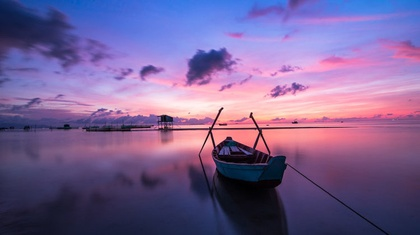
%> input picture copyright-free-images-750x420.jpg, 420 x 235 px, shrunk from 750 x 420 before the run
$ octave Project5.m   (GNU Octave 9; MATLAB toolbox functions it lacks are replaced by stand-ins)
%> lines starting %> are read from the running program, lines starting %| are printed output that depends on the picture; in (x1, y1, x2, y2) boxes, pixels count from 0 and x2, y2 are one past the last pixel; in counts of white or black regions, pixels touching at a corner belong together; the program's own positions count from 1
% Author: Luke Redwine
% Date: 11/20/2022
% Class: ECE 8473 - Digital Image Processing
% Project 5

clc;
clear;
close all;

% Only allow photo files to be selected
file = uigetfile('*.jpg;*.png;*.tif;*.jpeg','Select a File');
%> the answer given: copyright-free-images-750x420.jpg

% Gray the image
grayed_image = double(rgb2gray(imread(file)));
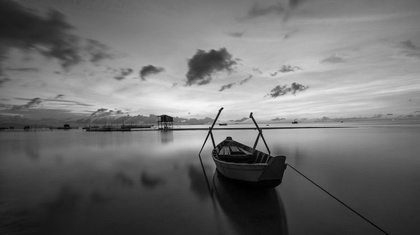
%> grayed_image: size 235x420 double; min 0, max 245, mean 110.1

% Convert the image to a histogram of 1 to 255
raw_hist = hist(grayed_image(:), 255);
%> raw_hist = 255 values, max 724 at index 45, min 0 at index 26, mean 387.1

% Divide each level in the histogram by the sum of the histogram
% in order to normalize it
for i = 1:255
    normalized_hist(i) = raw_hist(i) / sum(raw_hist);

    % If the histogram value is nan, return 0
    if isnan(normalized_hist(i))
        normalized_hist(i) = 0;
    end
end
%> after the loop, normalized_hist = 255 values, max 0.00734 at index 45, min 0 at index 26, mean 0.00392

% Establish the default Qb max rating
OB_MAX = -1;

% Establish the list of Qbs
OB_COL = [];

% Establish the default Threshold
T = -1;

% For each k, 1 to 1 - the length of the histogram
% Determine P1 and P2 and calculate Qb
for k = 1:254

    P1 = 0;
    P2 = 0;

    % Calculate P1 and P2
    for i = 1:255
        if i < k
            P1 = P1 + normalized_hist(i);
        end

        if i > k
            P2 = P2 + normalized_hist(i);
        end
    end

    M1 = 0;
    M2 = 0;

    % Calculate M1 and M2 from the P1 and P2 values
    for i = 1:255

        % If less than current k, calculate M1
        if i < k
            M1 = M1 + ((i * normalized_hist(i)) / P1);
        end

        % If greater than current k, calculate M2
        if i > k
            M2 = M2 + ((i * normalized_hist(i)) / P2);
        end
    end

    % Calculate Qb
    OB = P1 * P2 * (M1 - M2)^2;

    % Append the Qb value to the other Qb values
    OB_COL = [OB_COL, OB];

    % If the newwest Qb value is the maximum, replace QB_MAX with the new
    % values and set the threshold to the current k
    if OB > OB_MAX
        OB_MAX = OB;
        T = k;
    end

end
%> this loop made 254 passes
%> (OB, OB_COL, OB_MAX) on passes 1 to 9: (0, 0, 0), (1.85, [0 1.85], 1.85), (12.11, [0 1.85 12.11], 12.11), (24.89, [0 1.85 12.11 24.89], 24.89), (43.53, [0 1.85 12.11 24.89 43.53], 43.53), (63.48, [0 1.85 12.11 24.89 43.53 63.48], 63.48), (80.21, [0 1.85 12.11 24.89 43.53 63.48 80.21], 80.21), (97.02, [0 1.85 12.11 24.89 43.53 63.48 80.21 97.02], 97.02), (111.3, [0 1.85 12.11 24.89 43.53 63.48 80.21 97.02 111.3], 111.3)
%> (OB, OB_MAX) on passes 11 to 16: (137.9, 137.9), (152.3, 152.3), (167.1, 167.1), (183.8, 183.8), (210.4, 210.4), (234.4, 234.4)
%> after the loop, OB_COL = 254 values, max 2626.4 at index 116, min 0 at index 1, mean 1459.8; OB_MAX = 2626.4; T = 116

% For each pixel in the image, determine if the intensity value is greater
% than or less than the calculated threshold value and assign that pixel to
% be white or black accordingly
for i = 1:size(grayed_image, 1)
    for j = 1:size(grayed_image, 2)
        if grayed_image(i, j) > T
            segmented_image(i, j) = 255;
        else
            segmented_image(i, j) = 0;
        end
    end
end
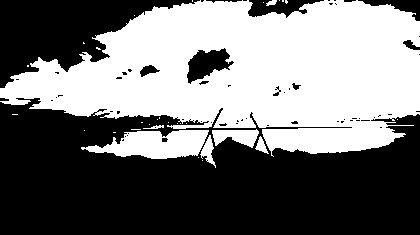
%> segmented_image: size 235x420 double; 46.2% white; 31 white regions (24 under 20 px), largest, box (x1, y1, x2, y2) and area: (0, 0, 420, 157) 42174, (81, 130, 209, 159) 2365, (212, 129, 259, 148) 559

% Display the histogram of the original image with the calculated threshold
% added on
figure()
stem(1:255, raw_hist);
line([T, T], ylim, 'LineWidth', 1, 'Color', 'r');
xlabel("Gray Level");
ylabel("Frequency")
title("Original Image Histogram");
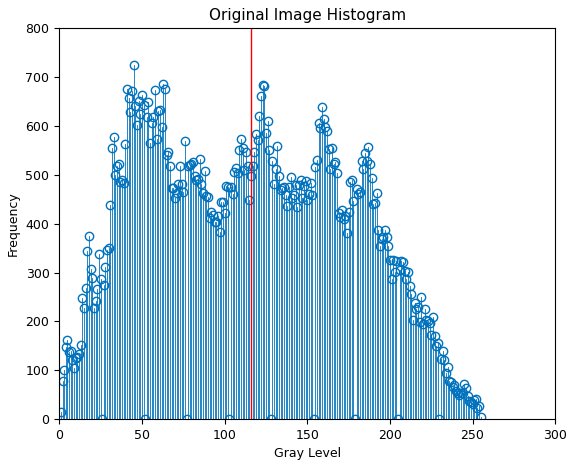
%> figure redrawn from the program's plot data; highest point at x = 45, y = 724

% Display the original image and the segemented image
figure()
subplot(1,2,1);
imshow(grayed_image, []);
title("Original Gray Scale Image (a)");
subplot(1,2,2);
imshow(segmented_image, []);
title("Segmented Image (b)");

% Display the list of calculated Qbs with the calculated threshold added on
figure()
plot(1:254, OB_COL);
line([T, T], ylim, 'LineWidth', 1, 'Color', 'r');
xlabel("k");
ylabel("Sigma");
title("Sigma Qb vs K");
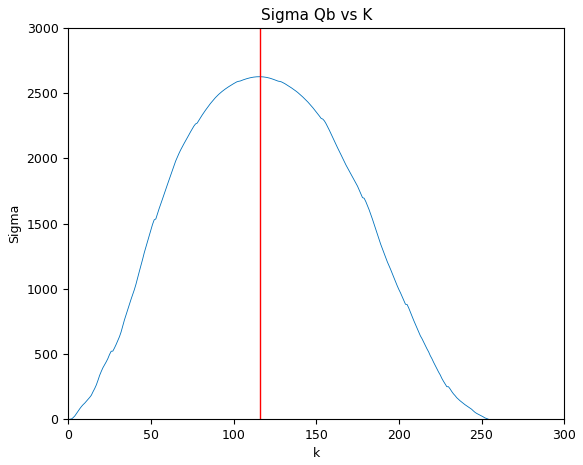
%> figure redrawn from the program's plot data; curve peaks at x = 116, y = 2626.4

$ run again, on bird.jpg
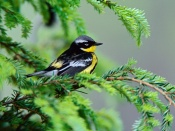
%> input picture bird.jpg, 175 x 131 px
%> raw_hist = 255 values, max 573 at index 163, min 0 at index 11, mean 89.9
%> after the loop `for i = 1:255`: normalized_hist = 255 values, max 0.025 at index 163, min 0 at index 11, mean 0.00392
%> the loop `for k = 1:254` made 254 passes
%> (OB, OB_COL, OB_MAX) on passes 1 to 7: (0, 0, 0), (3.4, [0 3.4], 3.4), (8.43, [0 3.4 8.43], 8.43), (21.67, [0 3.4 8.43 21.67], 21.67), (43.72, [0 3.4 8.43 21.67 43.72], 43.72), (68.77, [0 3.4 8.43 21.67 43.72 68.77], 68.77), (102.2, [0 3.4 8.43 21.67 43.72 68.77 102.2], 102.2)
%> after the loop `for k = 1:254`: OB_COL = 254 values, max 1875.1 at index 118, min 0 at index 1, mean 937.7; OB_MAX = 1875.1; T = 118
%> after the loop `for i = 1:size(grayed_image, 1)`:
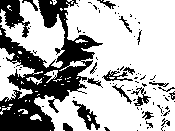
%> segmented_image: size 131x175 double; 68.8% white; 92 black regions (73 under 20 px), largest, box (x1, y1, x2, y2) and area: (0, 0, 103, 131) 5213, (0, 0, 30, 38) 514, (72, 100, 100, 130) 282
%> `title("Sigma Qb vs K");`:
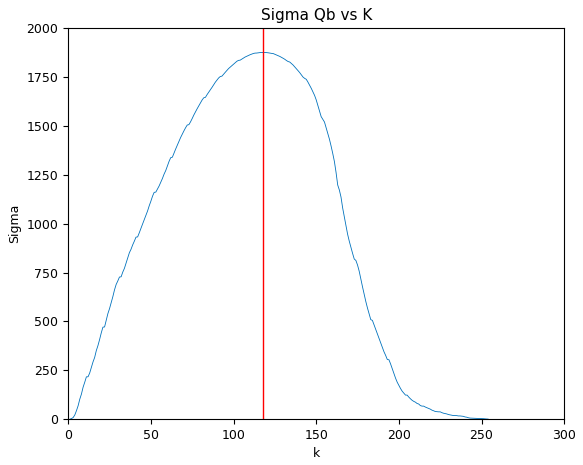
%> figure redrawn from the program's plot data; curve peaks at x = 118, y = 1875.1
